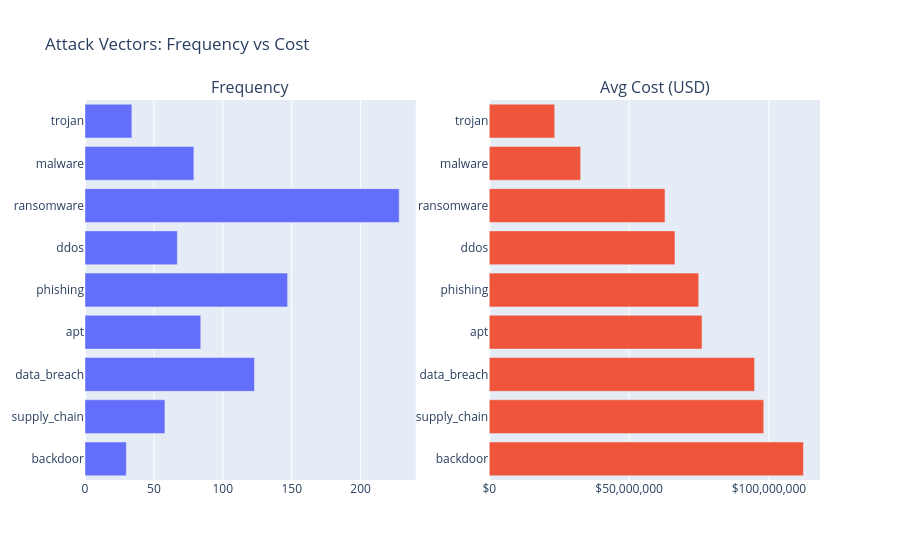

Here is the notebook cell this chart was saved with:
### Code cell
plot_attack_vector_comparison(df).show()

### Figure 1 — Plotly figure (JSON) as saved in the notebook; plotly's stock layout.template omitted (floating-point values rounded to 4 significant figures)
{"data": [{"name": "Incidents", "orientation": "h", "type": "bar", "x": [30, 58, 123, 84, 147, 67, 228, 79, 34], "xaxis": "x", "y": ["backdoor", "supply_chain", "data_breach", "apt", "phishing", "ddos", "ransomware", "malware", "trojan"], "yaxis": "y"}, {"name": "Avg Cost", "orientation": "h", "type": "bar", "x": [112300000.0, 98140000.0, 94860000.0, 76080000.0, 74890000.0, 66390000.0, 62840000.0, 32680000.0, 23400000.0], "xaxis": "x2", "y": ["backdoor", "supply_chain", "data_breach", "apt", "phishing", "ddos", "ransomware", "malware", "trojan"], "yaxis": "y2"}], "layout": {"annotations": [{"font": {"size": 16}, "showarrow": false, "text": "Frequency", "x": 0.225, "xanchor": "center", "xref": "paper", "y": 1, "yanchor": "bottom", "yref": "paper"}, {"font": {"size": 16}, "showarrow": false, "text": "Avg Cost (USD)", "x": 0.775, "xanchor": "center", "xref": "paper", "y": 1, "yanchor": "bottom", "yref": "paper"}], "autosize": true, "showlegend": false, "title": {"text": "Attack Vectors: Frequency vs Cost"}, "xaxis": {"anchor": "y", "autorange": true, "domain": [0, 0.45], "range": [0, 240], "type": "linear"}, "xaxis2": {"anchor": "y2", "autorange": true, "domain": [0.55, 1], "range": [0, 118300000.0], "tickformat": "$,.0f", "type": "linear"}, "yaxis": {"anchor": "x", "autorange": true, "domain": [0, 1], "range": [-0.5, 8.5], "type": "category"}, "yaxis2": {"anchor": "x2", "autorange": true, "domain": [0, 1], "range": [-0.5, 8.5], "type": "category"}}}
